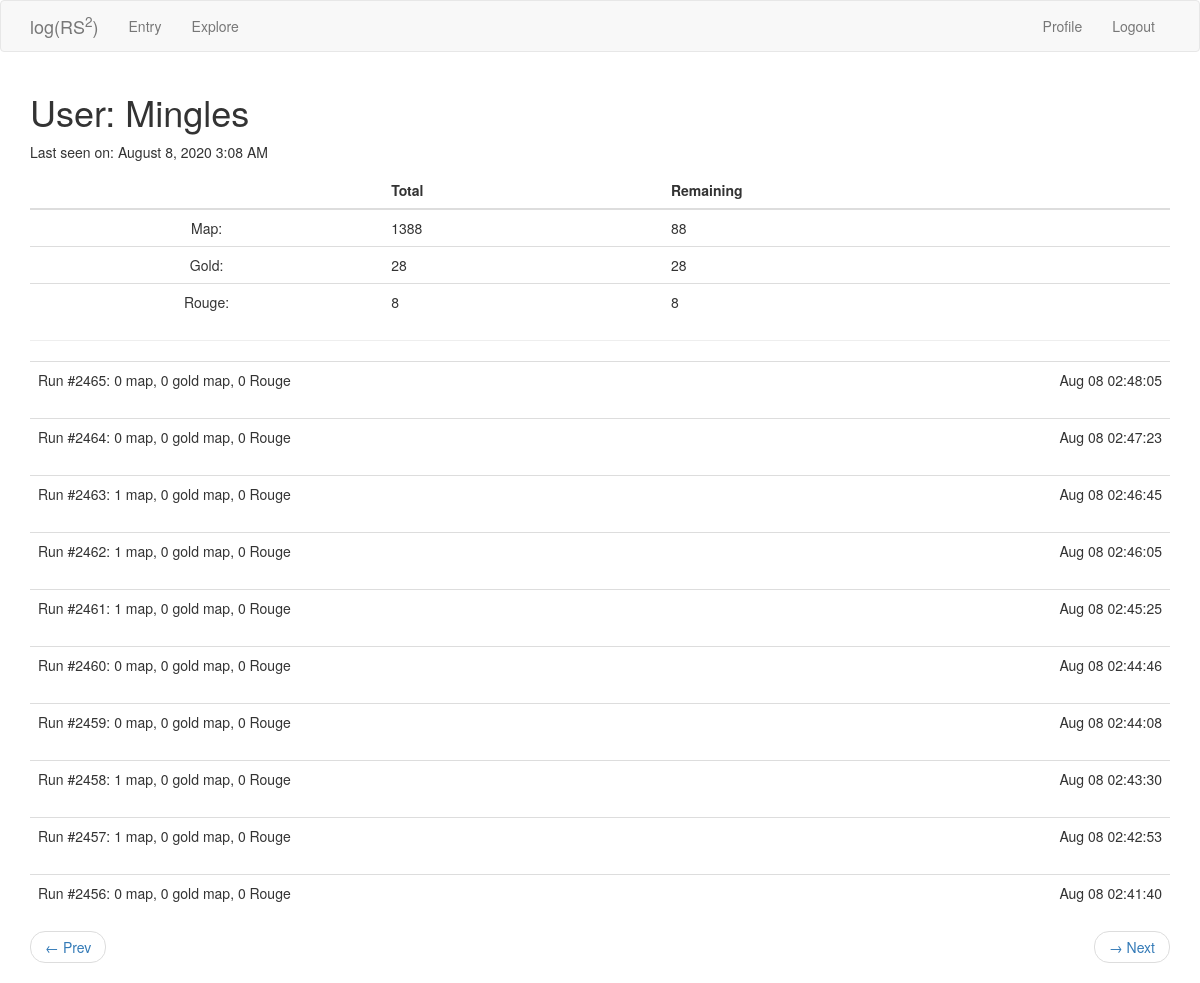
Page /user/Mingles?page=4 (signed in) on the committed database.
### app/models.py (models this page shows, shortened)
class User(UserMixin, db.Model):
    id = db.Column(db.Integer, primary_key=True)
    username = db.Column(db.String(64), index=True, unique=True)
    email = db.Column(db.String(128), index=True, unique=True)
    password_hash = db.Column(db.String(128))
    last_seen = db.Column(db.DateTime, default=datetime.utcnow)
    map_drops = db.relationship('MapDrop', backref='player', lazy='dynamic')
    treasure_drops = db.relationship('TreasureDrop', backref='player', lazy='dynamic')

class MapDrop(db.Model):
    id = db.Column(db.Integer, primary_key=True)
    map = db.Column(db.Integer)
    gold_map = db.Column(db.Integer)
    rouge = db.Column(db.Integer)
    time = db.Column(db.DateTime, index=True, default=datetime.utcnow)
    user_id = db.Column(db.Integer, db.ForeignKey('user.id'))
    run = db.Column(db.Integer)

### app/routes.py (the view)
@app.route('/user/<username>')
@login_required
def user(username):
    user = User.query.filter_by(username=username).first_or_404()
    page = request.args.get('page', 1, type=int)
    maps = db.session.query(db.func.sum(MapDrop.map)).filter_by(user_id=user.id).scalar()
    gold_maps = db.session.query(db.func.sum(MapDrop.gold_map)).filter_by(user_id=user.id).scalar()
    rouges = db.session.query(db.func.sum(MapDrop.rouge)).filter_by(user_id=user.id).scalar()
    map_remain = maps - user.treasure_drops.filter_by(quest_id=1).count() * 50 - \
                    user.treasure_drops.filter_by(quest_id=2).count() * 250
    gold_remain = gold_maps - user.treasure_drops.filter_by(quest_id=3).count()
    mapdrops = user.map_drops.order_by(MapDrop.time.desc()).paginate(page, app.config['MAPDROPS_PER_PAGE'], False)
    next_url = prev_url = None
    if mapdrops.has_next:
        next_url = url_for('user', username=user.username, page=mapdrops.next_num)
    if mapdrops.has_prev:
        prev_url = url_for('user', username=user.username, page=mapdrops.prev_num)
    return render_template('user.html', title='Profile', user=user, maps=maps, gold_maps=gold_maps, rouges=rouges,
                            map_remain=map_remain, gold_remain=gold_remain, mapdrops=mapdrops.items,
                            next_url=next_url, prev_url=prev_url)

### app/models.py (called while the page is built)
@login.user_loader
def load_user(id):
    return User.query.get(int(id))

### app/routes.py (called while the page is built)
@app.before_request
def before_request():
    if current_user.is_authenticated:
        current_user.last_seen = datetime.utcnow()
        db.session.commit()

### app/templates/user.html
{% extends "base.html" %}
{% block app_content %}
    <h1>User: {{ user.username }}</h1>
    {% if user.last_seen %}
    <p>Last seen on: {{ moment(user.last_seen).format('LLL') }}</p>
    {% endif %}
    <table class="table table-hover">
        <thead>
            <tr>
                <th scope="col"></th>
                <th scope="col">Total</th>
                <th scope="col">Remaining</th>
            </tr>
        </thead>
        <tbody>
            <tr>
                <td align="center">Map:</td>
                <td>{{ maps }}</td>
                <td>{{ map_remain }}</td>
            </tr>
            <tr>
                <td align="center">Gold:</td>
                <td>{{ gold_maps }}</td>
                <td>{{ gold_remain }}</td>
            </tr>
            <tr>
                <td align="center">Rouge:</td>
                <td>{{ rouges }}</td>
                <td>{{ rouges }}</td>
            </tr>
        </tbody>
    </table>
    <hr>
    {% for mapdrop in mapdrops %}
        {% include "_mapdrop.html" %}
    {% endfor %}
    {% if prev_url or next_url %}
    <nav aria-label="...">
        <ul class="pager">
            <li class="previous{% if not prev_url %} disabled{% endif %}">
                <a href="{{ prev_url or '#' }}">
                    <span aria-hidden="true">&larr;</span> Prev
                </a>
            </li>
            <li class="next{% if not next_url %} disabled{% endif %}">
                <a href="{{ next_url or '#' }}">
                    <span aria-hidden="true">&rarr;</span> Next
                </a>
            </li>
        </ul>
    </nav>
    {% endif %}
{% endblock %}

### app/templates/_mapdrop.html (shortened to what this page needs)
<table class="table table-hover">
    <tr>
        <td>
            Run #{{ mapdrop.run }}:
            {{ mapdrop.map }} map, {{ mapdrop.gold_map }} gold map, {{ mapdrop.rouge }} Rouge
        </td>
        <td align="right">
            {{ moment(mapdrop.time).format('MMM DD HH:mm:ss') }}
        </td>
    </tr>
</table>

### rows in the picture
User: username "Mingles", last_seen "August 8, 2020 3:08 AM"
MapDrop: run "2465", map "0", gold_map "0", rouge "0", time "Aug 08 02:48:05"
MapDrop: run "2464", map "0", gold_map "0", rouge "0", time "Aug 08 02:47:23"
MapDrop: run "2463", map "1", gold_map "0", rouge "0", time "Aug 08 02:46:45"
MapDrop: run "2462", map "1", gold_map "0", rouge "0", time "Aug 08 02:46:05"
MapDrop: run "2461", map "1", gold_map "0", rouge "0", time "Aug 08 02:45:25"
MapDrop: run "2460", map "0", gold_map "0", rouge "0", time "Aug 08 02:44:46"
MapDrop: run "2459", map "0", gold_map "0", rouge "0", time "Aug 08 02:44:08"
MapDrop: run "2458", map "1", gold_map "0", rouge "0", time "Aug 08 02:43:30"
MapDrop: run "2457", map "1", gold_map "0", rouge "0", time "Aug 08 02:42:53"
MapDrop: run "2456", map "0", gold_map "0", rouge "0", time "Aug 08 02:41:40"

### other values in the picture
{{ maps }} "1388"
{{ map_remain }} "88"
{{ gold_maps }} "28"
{{ gold_remain }} "28"
{{ rouges }} "8"
